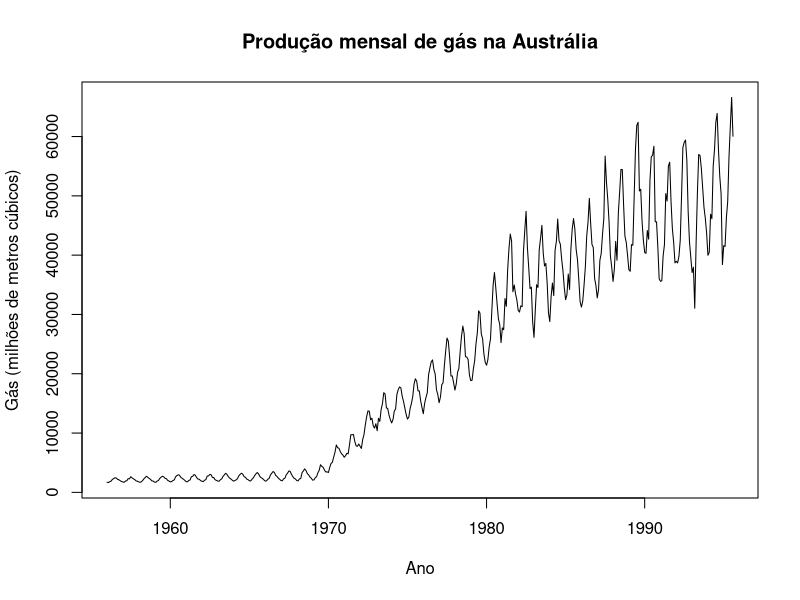
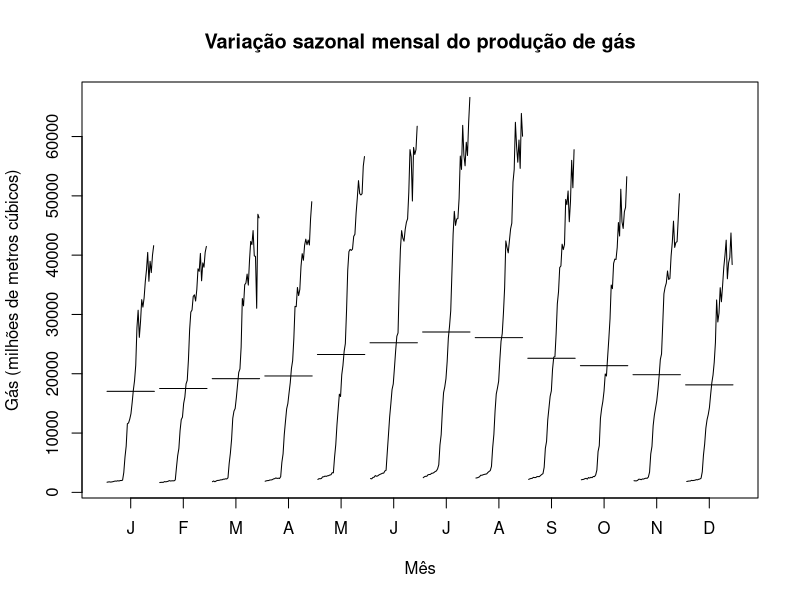
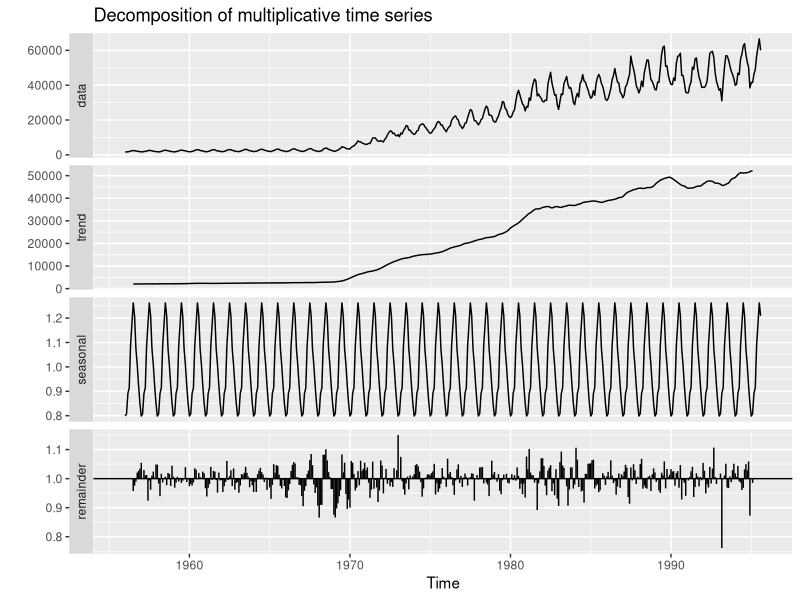
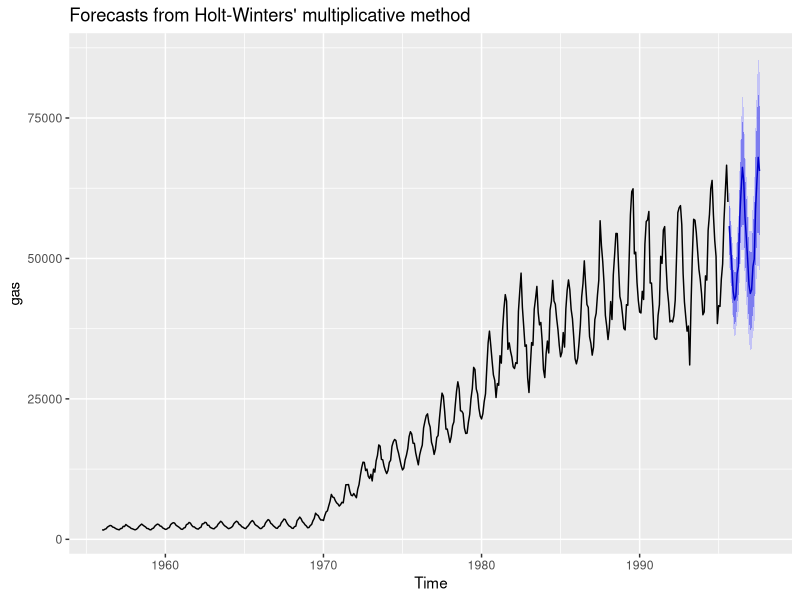
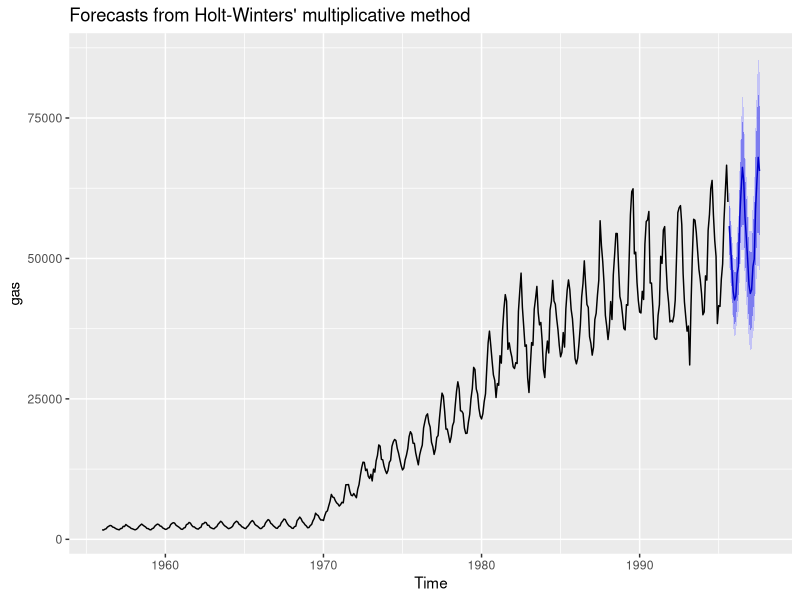
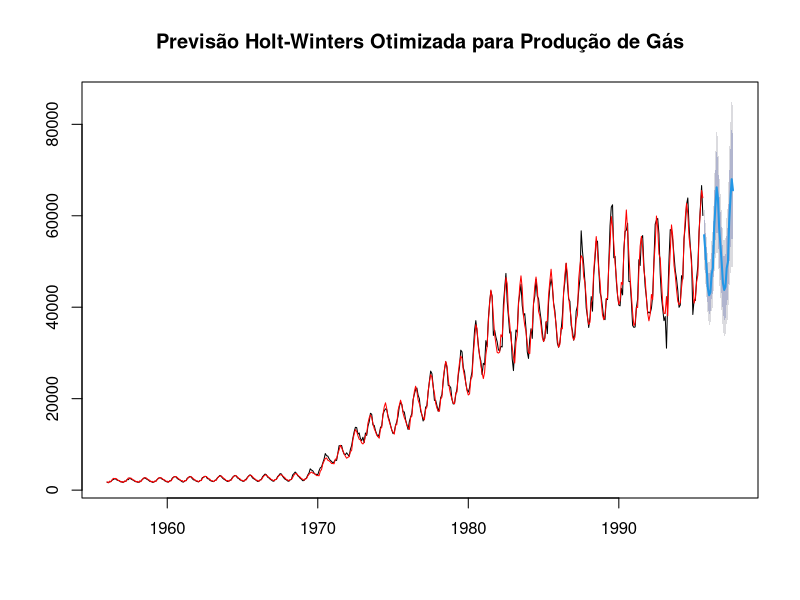
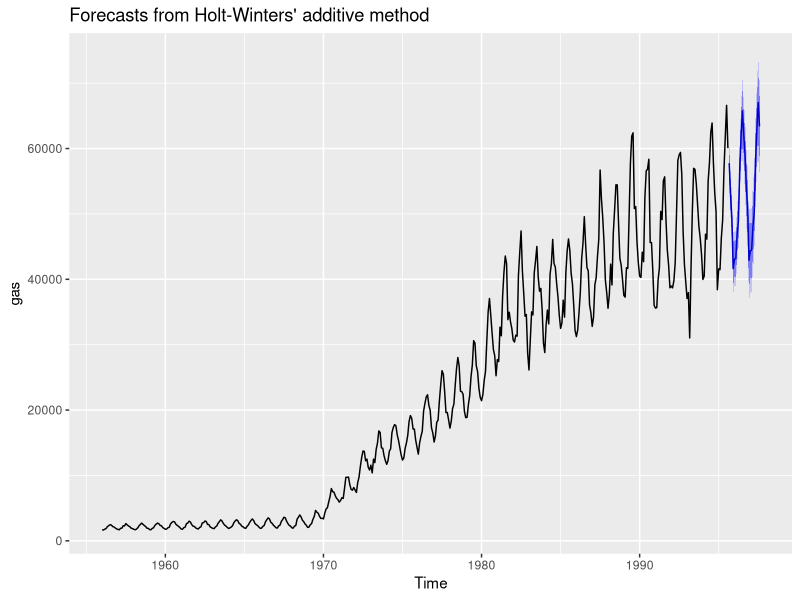
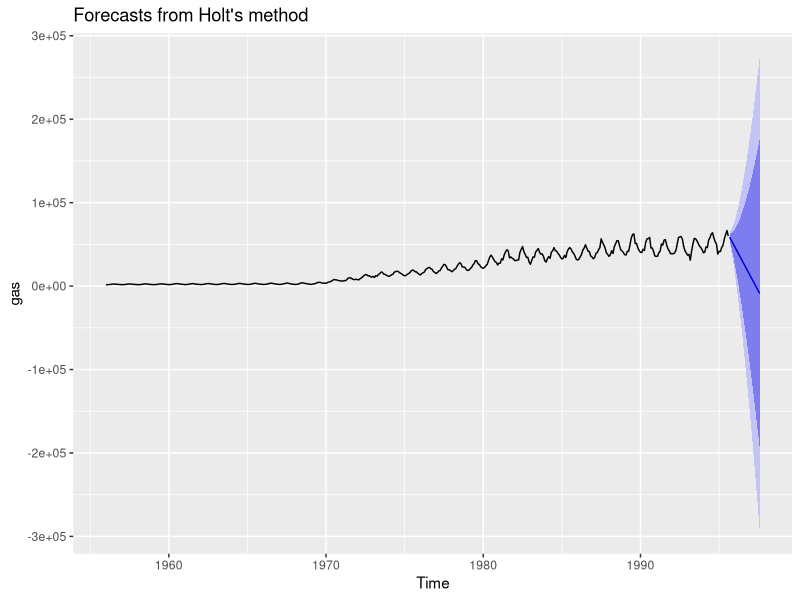

The R source for these figures, in order:
## 1. Construam um gráfico temporal da série cronológica e descrevam as suas
# principais características. 

install.packages("forecast")
library(forecast)

data <- gas
show(data)

# Verificando estrutura da série temporal
str(data)

# Plotando gráfico temporal
plot(data, main="Produção mensal de gás na Austrália", ylab="Gás (milhões de metros cúbicos)", xlab="Ano")
monthplot(gas, main="Variação sazonal mensal do produção de gás", ylab="Gás (milhões de metros cúbicos)", xlab="Mês")


## Tendência: A série apresenta uma tendência ascendente ao longo do tempo, indicando um aumento na produção de gás na Austrália durante o período analisado.
## Sazonalidade: Há uma forte componente sazonal, com padrões que se repetem anualmente, aumentando a cada ano, indicando a presença de uma sazonalidade multiplicativa.
## Variabilidade: A amplitude das variações sazonais parece aumentar ao longo do tempo, sugerindo que a variabilidade na  produção de gás se torna mais pronunciada nos anos mais recentes.

################################################################################

## 2. Decomponham a série nas diferentes componentes, ilustrando graficamente a
#decomposição efetuada. Comentem os resultados. 

# Decompor a série temporal usando decompose
data_decomp <- decompose(data, type="multiplicative")

# Plotar a decomposição com decompose
autoplot(data_decomp)

# A tendência crescente mostra o aumento geral na produção de gás ao longo dos anos.
# A componente sazonal mostra um padrão que se repete anualmente.
# A componente residual captura as variações que não são explicadas pela tendência ou sazonalidade, incluindo ruídos. Podemos ver inicialmente um decrescimento do resíduos até pouco antes dos anos 80, quando ele volta a crescer e variar cada vez mais a cada ano.

################################################################################

## 3. Aplicação dos métodos de previsão, cálculo dos erros, e gráfico otimizado

#Aplicando Holt-Winters para sazonalidade mutiplicativa <<<< Método escolhido para esse projeto
holt_wintersM<-hw(gas,seasonal="multiplicative", h=24)
summary(holt_wintersM)
autoplot(holt_wintersM)
autoplot(forecast(holt_wintersM))

plot(holt_wintersM, main="Previsão Holt-Winters Otimizada para Produção de Gás")
lines(fitted(holt_wintersM), col = "red")

#Aplicando Holt-Winters para sazonalidade aditiva
holt_wintersA<-hw(gas,seasonal="additive", h=24)
summary(holt_wintersA)
autoplot(holt_wintersA)

#Aplicando método de Holt
holt_gas<-holt(gas,h=24)
summary(holt_gas)
autoplot(holt_gas)

#Aplicando Método de Amortecimento Exponencial Simples
AESimples_gas <- ses(gas, h=24)
summary(AESimples_gas)
autoplot(AESimples_gas)

#Comparação dos erros entre os métodos

accuracy(holt_wintersM)
accuracy(holt_wintersA)
accuracy(holt_gas)
accuracy(AESimples_gas)

################################################################################

## 4. Análise dos resíduos
residuals <- residuals(holt_wintersM)
acf(residuals, main = "Função de Autocorrelação dos Resíduos")
qqnorm(residuals)
qqline(residuals, col="red")
shapiro.test(residuals)

checkresiduals(holt_wintersM)

################################################################################

#Regressão Linear

# Carregar o pacote forecast
library(forecast)

# Carregar a série temporal gas
data("gas")

# Criar um dataframe com a série gas e uma variável de tempo
gas_data <- data.frame(
  time = time(gas),
  gas = as.numeric(gas)
)

# Ajustar um modelo de regressão linear simples
model <- lm(gas ~ time, data = gas_data)

# Resumo do modelo
summary(model)

# Plotar a série temporal e a linha de regressão
plot(gas, main="Produção de Gás Natural na Austrália", ylab="Produção (milhões de metros cúbicos)", xlab="Tempo")
abline(model, col="red")


# Previsões para os próximos 24 meses
start_time <- max(gas_data$time)
time_intervals <- start_time + seq(0.083, 0.083 * 24, by = 0.083)

# Inicializar um dataframe para armazenar as previsões
forecast_results <- data.frame(
  time = time_intervals,
  fit = numeric(length(time_intervals)),
  lwr = numeric(length(time_intervals)),
  upr = numeric(length(time_intervals))
)

# Loop para gerar previsões com intervalos de confiança
for (i in 1:length(time_intervals)) {
  previsao <- predict(model,
                      newdata = data.frame(time = time_intervals[i]),
                      interval = "prediction",
                      level = 0.95)
  
  forecast_results$fit[i] <- previsao[1, "fit"]
  forecast_results$lwr[i] <- previsao[1, "lwr"]
  forecast_results$upr[i] <- previsao[1, "upr"]
}

# Mostrar resultados das previsões
print(forecast_results)

# Plotar a série temporal original e as previsões

lines(forecast_results$time, forecast_results$fit, col="blue", lwd=3)
lines(forecast_results$time, forecast_results$lwr, col="red", lty=2, lwd=2)
lines(forecast_results$time, forecast_results$upr, col="red", lty=2, lwd=2)
abline(model, col="green", lwd=2)
